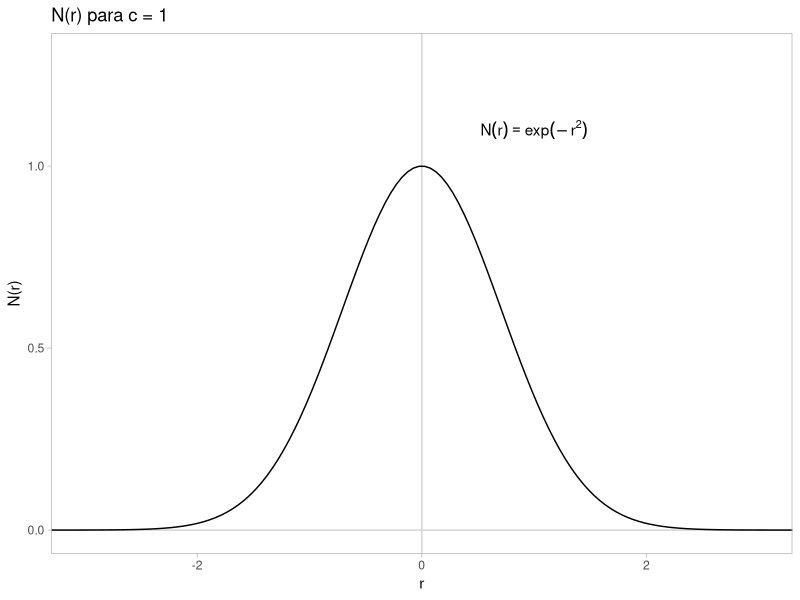
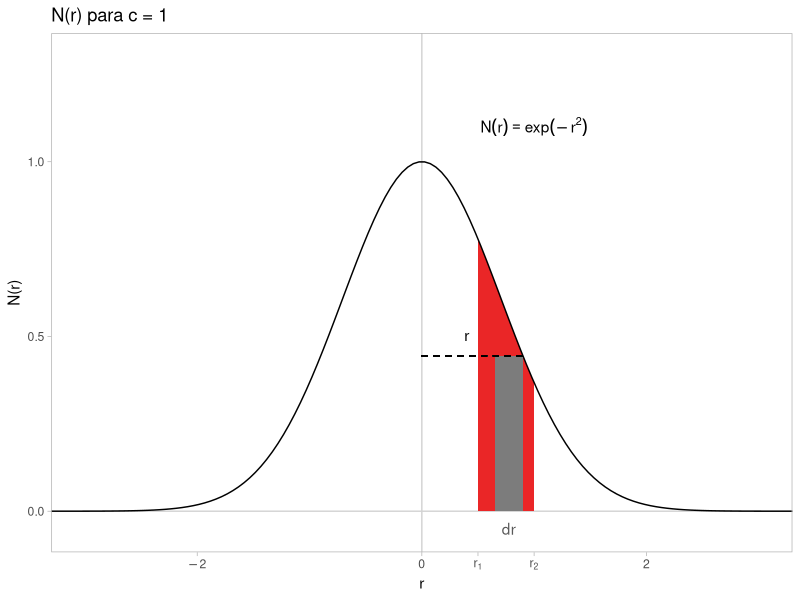
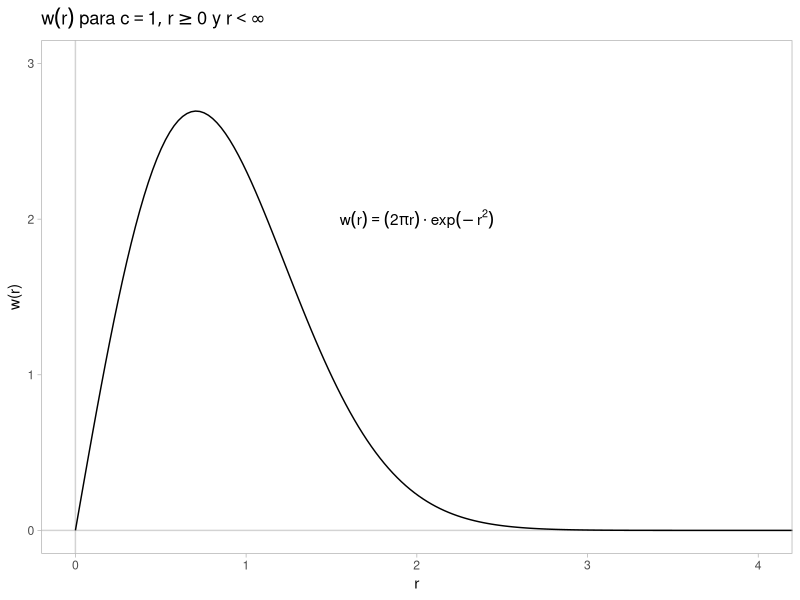

The R source for these figures, in order:
## ---- chunk 1
knitr::opts_chunk$set(echo=TRUE)
## ---- chunk 2
library(tibble)
library(tidyr)
library(dplyr)
library(ggplot2)
## ---- chunk 3
darts_prob_exam <- tibble(
  r = seq(from = -5, to = 5, length = 200),
  N_r = exp(-(r^2))
) %>% 
  ggplot(aes(x = r, y = N_r)) + 
  geom_vline(xintercept = 0, color = "lightgrey") + 
  geom_hline(yintercept = 0, color = "lightgrey") + 
  geom_path() + 
  annotate(
    geom = "text",
    x = 1, y = 1.1,
    label = "N(r) == exp(-r^2)", parse = TRUE
  ) + 
  expand_limits(y = 1.3) + 
  coord_cartesian(xlim = c(-3, 3)) + 
  theme_light() + 
  theme(panel.grid = element_blank()) + 
  labs(y = "N(r)", title = "N(r) para c = 1")

darts_prob_exam
## ---- chunk 4
darts_prob_exam_2 <- tibble(
  r = seq(from = -5, to = 5, length = 200),
  N_r = exp(-(r^2))
) %>% 
  ggplot(aes(x = r, y = N_r)) + 
  geom_vline(xintercept = 0, color = "lightgrey") + 
  geom_hline(yintercept = 0, color = "lightgrey") + 
  geom_area(
    data = tibble(
      r = seq(from = 0.5, to = 1, length = 200),
      N_r = exp(-(r^2))
    ),
    aes(x = r, y = N_r),
    fill = "#ea2627"
  ) + 
  geom_path() + 
  geom_rect(
    aes(xmin = 0.65, xmax = 0.9, ymin = 0, ymax = exp(-(0.9^2))),
    fill = "#7c7c7c"
  ) + 
  geom_segment(
    aes(x = 0, xend = 0.9, y = exp(-(0.9^2)), yend = exp(-(0.9^2))),
    linetype = "dashed"
  ) + 
  annotate(
    geom = "text",
    x = c(1, 0.775, 0.4), y = c(1.1, -0.05, 0.5),
    label = c("N(r) == exp(-r^2)", "dr", "r"), parse = TRUE,
    color = c("black", "#595959", "black")
  ) + 
  expand_limits(y = 1.3) + 
  coord_cartesian(xlim = c(-3, 3)) + 
  scale_x_continuous(
    breaks = c(-2, 0, 0.5, 1, 2),
    labels = expression(-2, 0, r[1], r[2], 2)
  ) + 
  theme_light() + 
  theme(panel.grid = element_blank()) + 
  labs(y = "N(r)", title = "N(r) para c = 1")

darts_prob_exam_2
## ---- chunk 5
darts_prob_exam_3 <- tibble(
  r = seq(from = 0, to = 5, length.out = 200),
  w_r = (2*pi*r)*exp(-(r^2))
) %>% 
  ggplot(aes(x = r, y = w_r)) + 
  geom_vline(xintercept = 0, color = "lightgrey") + 
  geom_hline(yintercept = 0, color = "lightgrey") + 
  geom_path() + 
  annotate(
    geom = "text",
    x = 2, y = 2,
    label = "w(r) == (2*pi*r)%.%exp(-r^2)", parse = TRUE
  ) + 
  expand_limits(y = 3) + 
  coord_cartesian(xlim = c(0, 4)) + 
  theme_light() + 
  theme(panel.grid = element_blank()) + 
  labs(y = "w(r)",
       title = expression(
         w(r)*" para "*list(c==1, r>=0)*" y "*r<infinity
        )
       )

darts_prob_exam_3
